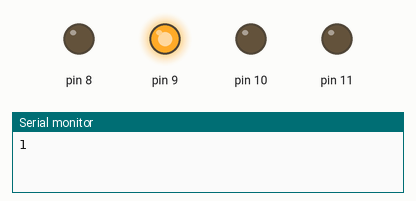
This sketch was run on a simulated Arduino Uno, built with avr-gcc and run on an emulated ATmega328P. Shown: output pins drawn as LEDs (lit = HIGH), the last lines printed to the serial monitor.

Above: at 0.15 s.
At 1.41 s:
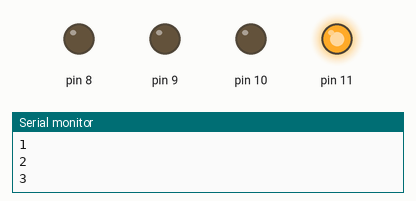
At 2.99 s:
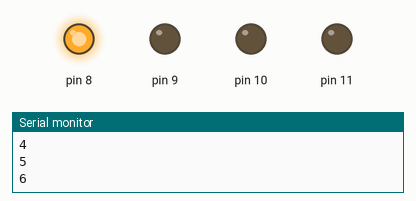
At 4.25 s:
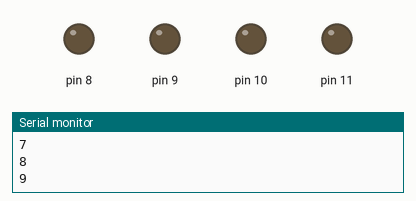
At 6.77 s:
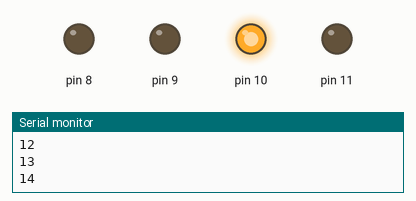
Timing chart, 0 to 7.2 s (numbered marks = the images above):
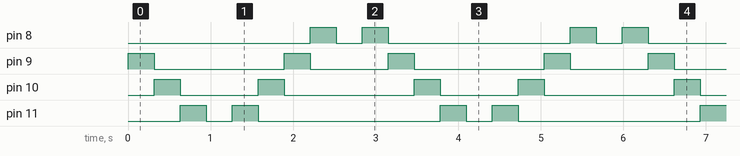

Measured:
- by itself, pin 8: repeats every 3.1 s: LOW 0.31 s, HIGH 0.32 s, LOW 2.2 s, HIGH 0.32 s
- by itself, pin 9: repeats every 3.1 s: LOW 1.6 s, HIGH 0.32 s, LOW 0.94 s, HIGH 0.32 s
- by itself, pin 10: repeats every 3.1 s: LOW 0.94 s, HIGH 0.32 s, LOW 1.6 s, HIGH 0.32 s
- by itself, pin 11: repeats every 3.1 s: LOW 0.32 s, HIGH 0.32 s, LOW 2.2 s, HIGH 0.32 s

The sketch:

leds4.ino
```cpp
#include <Arduino_FreeRTOS.h>

void TaskBlink1( void *pvParameters );

void TaskBlink2( void *pvParameters );

void Taskprint( void *pvParameters );

void setup() {

  // comunicacion 9600 bps:

  Serial.begin(9600);

  xTaskCreate(

    TaskBlink1

    ,  "task1"

    ,  128

    ,  NULL

    ,  1

    ,  NULL );

  xTaskCreate(

    TaskBlink2

    ,  "task2"

    ,  128

    ,  NULL

    ,  1

    ,  NULL );

    xTaskCreate(

    Taskprint

    ,  "task3"

    ,  128

    ,  NULL

    ,  1

    ,  NULL );

vTaskStartScheduler();

}

void loop()

{

}

bool shiftLeft(){
    bool shiftValue;
    shiftValue = PORTB<<1;
    Serial.println(shiftValue);
    return shiftValue;
}

int shiftRight(){
    int shiftValue;
    shiftValue = PORTB>>1;
    return shiftValue;
}

void TaskBlink1(void *pvParameters)  {
  // B0 B1 B2 B3

  //DDRD &= 1B11111111;

  pinMode(8, OUTPUT);
  pinMode(9,OUTPUT);
  pinMode(10,OUTPUT);
  pinMode(11,OUTPUT);

  PORTB = B00000001;
  bool dir = true;
  while(1)

  {

    //Serial.println("Task1");
    //vTaskDelay( 300 / portTICK_PERIOD_MS );

    if (PORTB<B00010000 & dir){
        PORTB = PORTB<<1;
    }
    else if (PORTB<=B00010000 & dir){
        PORTB = B00001000;
        dir = false;
    }
    else{
        PORTB = PORTB>>1;
        if(PORTB==B00000000 & !dir){
            dir=true;
            vTaskDelay( 300 / portTICK_PERIOD_MS );
            PORTB=B00000001;
        }
    }
    vTaskDelay( 300 / portTICK_PERIOD_MS );

  }

}

void TaskBlink2(void *pvParameters)

{

  //pinMode(7, OUTPUT);

  //DDRD = B11111111;
  //pinMode(10, OUTPUT);
  //pinMode(11, OUTPUT);

  while(1)

  {

   //Serial.println("Task2");

   //PORTB = (PORTB | B00001100);
   //vTaskDelay( 500 / portTICK_PERIOD_MS );
   //PORTB = (PORTB | B00000000);
   //vTaskDelay( 500 / portTICK_PERIOD_MS );


    //digitalWrite(7, HIGH);

    //vTaskDelay( 300 / portTICK_PERIOD_MS );

    //digitalWrite(7, LOW);

    //vTaskDelay( 300 / portTICK_PERIOD_MS );

  }

}

void Taskprint(void *pvParameters)  {

  int counter = 0;

  while(1)

  {

counter++;

  Serial.println(counter);

  vTaskDelay(500 / portTICK_PERIOD_MS);    }

}
```
